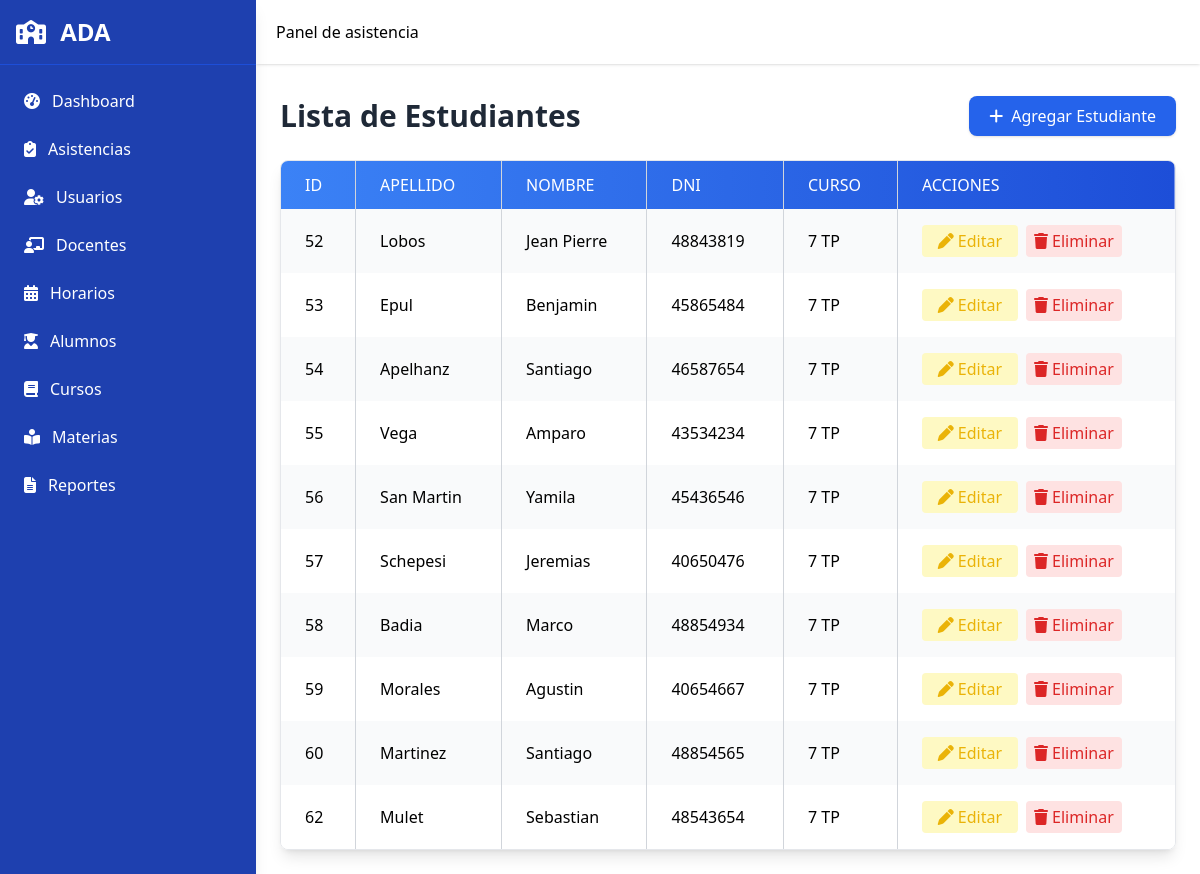
Page /students.php on the committed database.
### tables this page shows
CREATE TABLE `students` (
  `student_id` int(11) NOT NULL,
  `last_name` varchar(50) NOT NULL,
  `first_name` varchar(100) NOT NULL,
  `course_id` int(11) NOT NULL,
  `DNI` int(50) DEFAULT NULL
);

CREATE TABLE `courses` (
  `course_id` int(11) NOT NULL,
  `name` varchar(100) NOT NULL,
  `description` text DEFAULT NULL,
  `technical_degree` varchar(50) DEFAULT NULL
);

### students.php (the view, shortened to what this page needs)
<?php
include 'includes/header.php';
include 'includes/sidebar.php';
include 'includes/navbar.php';
include 'includes/conn.php';
?>
<div class="flex-1 md:ml-64 transition-all duration-300">
  <br>
  <br>
  <br>
  <main class="pt-20 p-4 md:p-6">
    <div class="flex flex-col md:flex-row justify-between items-start md:items-center mb-6 gap-3 md:gap-0">
      <h1 class="text-3xl font-bold text-gray-800">Lista de Estudiantes</h1>
      <a href="javascript:void(0)" onclick="openModal('addStudentModal')" class="inline-flex items-center bg-blue-600 text-white px-5 py-2 rounded-lg shadow hover:bg-blue-700 transition w-full md:w-auto justify-center">
        <i class="fa-solid fa-plus mr-2"></i> Agregar Estudiante
      </a>
    </div>
    <div class="overflow-x-auto rounded-lg shadow-lg border border-gray-200">
      <table class="min-w-full border-collapse">
        <thead class="bg-gradient-to-r from-blue-500 to-blue-700 text-white">
          <tr>
            <th class="px-4 md:px-6 py-3 border-r border-gray-300 text-left font-medium uppercase">ID</th>
            <th class="px-4 md:px-6 py-3 border-r border-gray-300 text-left font-medium uppercase">Apellido</th>
            <th class="px-4 md:px-6 py-3 border-r border-gray-300 text-left font-medium uppercase">Nombre</th>
            <th class="px-4 md:px-6 py-3 border-r border-gray-300 text-left font-medium uppercase">DNI</th>
            <th class="px-4 md:px-6 py-3 border-r border-gray-300 text-left font-medium uppercase">Curso</th>
            <th class="px-4 md:px-6 py-3 text-left font-medium uppercase">Acciones</th>
          </tr>
        </thead>
        <tbody>
          <?php
          try {
              $sql = "SELECT s.student_id, s.last_name, s.first_name, s.DNI, c.name AS course_name
                      FROM students s
                      LEFT JOIN courses c ON s.course_id = c.course_id
                      ORDER BY s.student_id ASC";
              $stmt = $conn->query($sql);
              $students = $stmt->fetchAll();
              if ($students) {
                  foreach ($students as $i => $student) {
                      $rowClass = $i % 2 === 0 ? 'bg-gray-50' : 'bg-white';
                      echo "<tr class='hover:bg-gray-100 {$rowClass}'>";
                      echo "<td class='px-4 md:px-6 py-4 border-r border-gray-300'>{$student['student_id']}</td>";
                      echo "<td class='px-4 md:px-6 py-4 border-r border-gray-300'>{$student['last_name']}</td>";
                      echo "<td class='px-4 md:px-6 py-4 border-r border-gray-300'>{$student['first_name']}</td>";
                      echo "<td class='px-4 md:px-6 py-4 border-r border-gray-300'>{$student['DNI']}</td>";
                      echo "<td class='px-4 md:px-6 py-4 border-r border-gray-300'>{$student['course_name']}</td>";
                      echo "<td class='px-4 md:px-6 py-4 flex flex-wrap gap-2'>";
                      echo "<a href='javascript:void(0)'
                              onclick='openEditModal(".json_encode($student).")'
                              class='text-yellow-500 hover:text-yellow-700 bg-yellow-100 px-3 py-1 rounded flex items-center justify-center w-24'>
                              <i class='fa-solid fa-pen mr-1'></i>Editar
                            </a>";
                      echo "<a href='students_back/delete_student.php?id={$student['student_id']}'
                              class='text-red-600 hover:text-red-800 bg-red-100 px-3 py-1 rounded flex items-center justify-center w-24'
                              onclick=\"return confirm('¿Estás seguro de eliminar este estudiante?')\">
                              <i class='fa-solid fa-trash mr-1'></i>Eliminar
                            </a>";
                      echo "</td>";
                      echo "</tr>";
                  }
              } else {
                  echo "<tr><td colspan='6' class='px-4 md:px-6 py-4 text-center text-gray-500'>No hay estudiantes registrados</td></tr>";
              }
          } catch (PDOException $e) {
              echo "<tr><td colspan='6' class='px-4 md:px-6 py-4 text-center text-red-600'>Error: {$e->getMessage()}</td></tr>";
          }
          ?>
        </tbody>
      </table>
    </div>
  </main>
</div>

### rows in the picture
students: student_id "52", last_name "Lobos", first_name "Jean Pierre", DNI "48843819", course.name "7 TP"
students: student_id "53", last_name "Epul", first_name "Benjamin", DNI "45865484", course.name "7 TP"
students: student_id "54", last_name "Apelhanz", first_name "Santiago", DNI "46587654", course.name "7 TP"
students: student_id "55", last_name "Vega", first_name "Amparo", DNI "43534234", course.name "7 TP"
students: student_id "56", last_name "San Martin", first_name "Yamila", DNI "45436546", course.name "7 TP"
students: student_id "57", last_name "Schepesi", first_name "Jeremias", DNI "40650476", course.name "7 TP"
students: student_id "58", last_name "Badia", first_name "Marco", DNI "48854934", course.name "7 TP"
students: student_id "59", last_name "Morales", first_name "Agustin", DNI "40654667", course.name "7 TP"
students: student_id "60", last_name "Martinez", first_name "Santiago", DNI "48854565", course.name "7 TP"
students: student_id "62", last_name "Mulet", first_name "Sebastian", DNI "48543654", course.name "7 TP"
